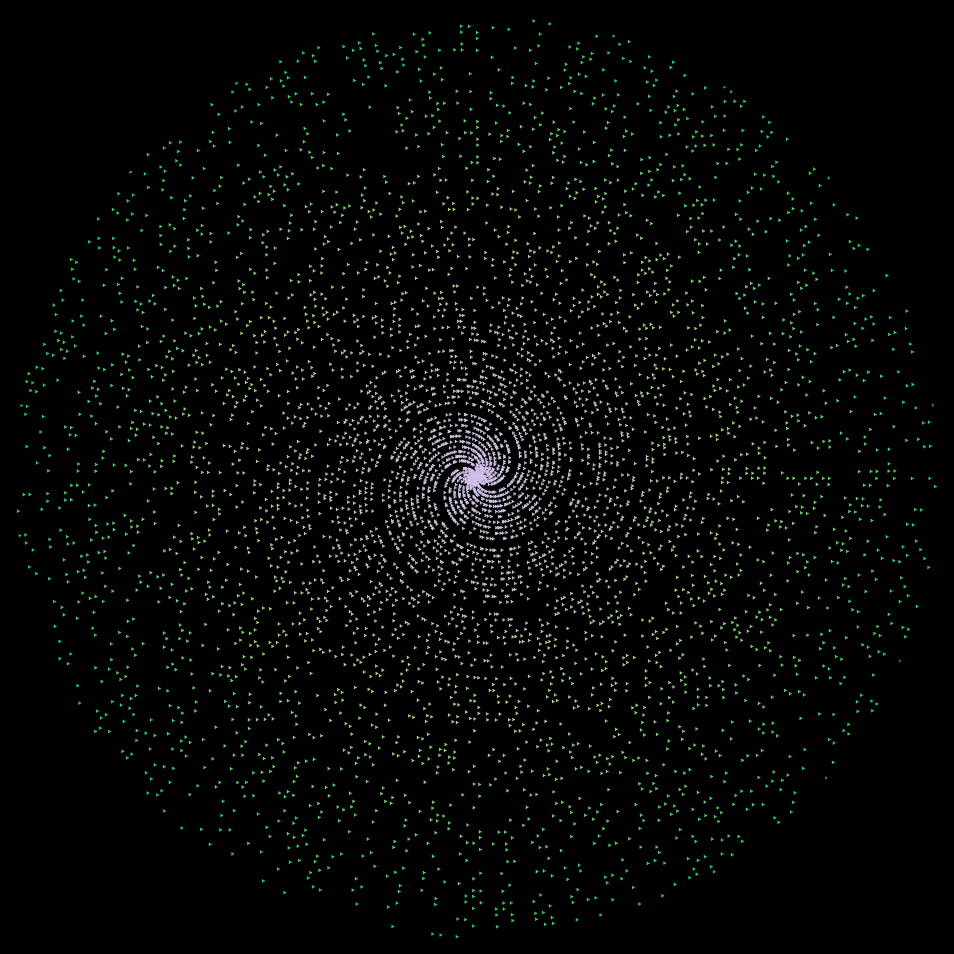
#> input picture rand_images/0.png, 1908 x 1907 px, found by its file name (shown at 1/2 size); its folder holds 4 pictures in this run
$ python grid_gen.py
#> lines starting #> are read from the running program, lines starting #| are printed output that depends on the picture
### gen_scripts/next_fp_gen.py
import os

def gen_next_filepath(directory, logging=False, abbr=""):
#> called with directory = 'grid_images', logging = False, abbr = 'grid'
    if not os.path.exists(directory):
        os.makedirs(directory)
    existing_files = os.listdir(directory)
    numbers = []
    for filepath in existing_files:
        if filepath.endswith(".png"):
            filename = str(filepath.split('.')[0])
            if filename.startswith(abbr):
                try:
                    num = int(filename.removeprefix(abbr))
                    numbers.append(num)
                except ValueError:
                    pass
    next_number = 0
    while next_number in numbers:
        next_number += 1
    if logging:
        print("Found filepath at", os.path.join(directory, f"{abbr}{next_number}.png"))
    return (os.path.join(directory, f"{abbr}{next_number}.png"), next_number)


# [4 lines that do not run on import are left out]

### gen_scripts/grid_gen.py
from PIL import Image
from gen_scripts.next_fp_gen import gen_next_filepath
import os

def grid_gen(inpath: str="rand_images", outpath: str="grid_images", side=4, startnum=0, max_size=(3000, 3000), open=True):
    filepath = gen_next_filepath(outpath, False, "grid")[0]
    images = []

    for i in range(startnum, startnum + side**2, 1):
        img_path = os.path.join(inpath, f'{i}.png')
        img = Image.open(img_path)
#> img is the input picture: PIL image 1908x1907 RGBA; mean R, G, B, A 4.8, 7.1, 4.9, 255

        img.thumbnail((max_size[0] // side, max_size[1] // side))
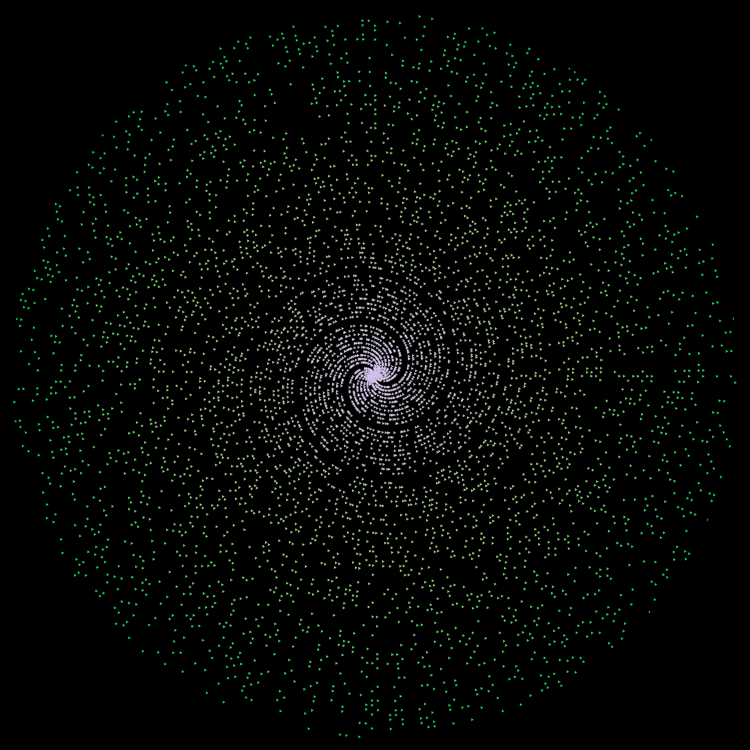
#> img: PIL image 750x750 RGBA; mean R, G, B, A 5, 7.5, 5.1, 255

        images.append(img)
#> pass 2 of the loop in grid_gen, `for i in range(startnum, startnum + side**2, 1):`:
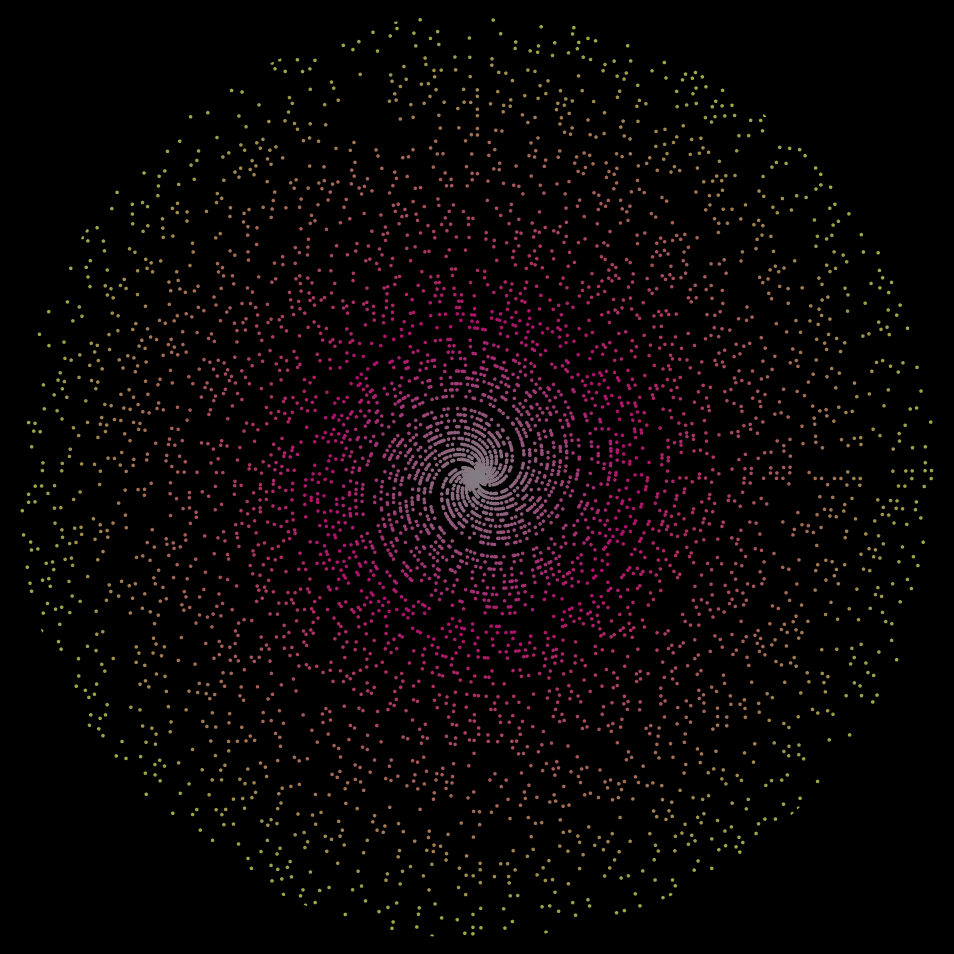
#> input picture rand_images/1.png, 1908 x 1907 px, found by its file name (shown at 1/2 size)
#> in grid_gen, img is the input picture: PIL image 1908x1907 RGBA; mean R, G, B, A 8.5, 4.4, 5.1, 255
#> in grid_gen, `img.thumbnail((max_size[0] // side, max_size[1] // side))`:
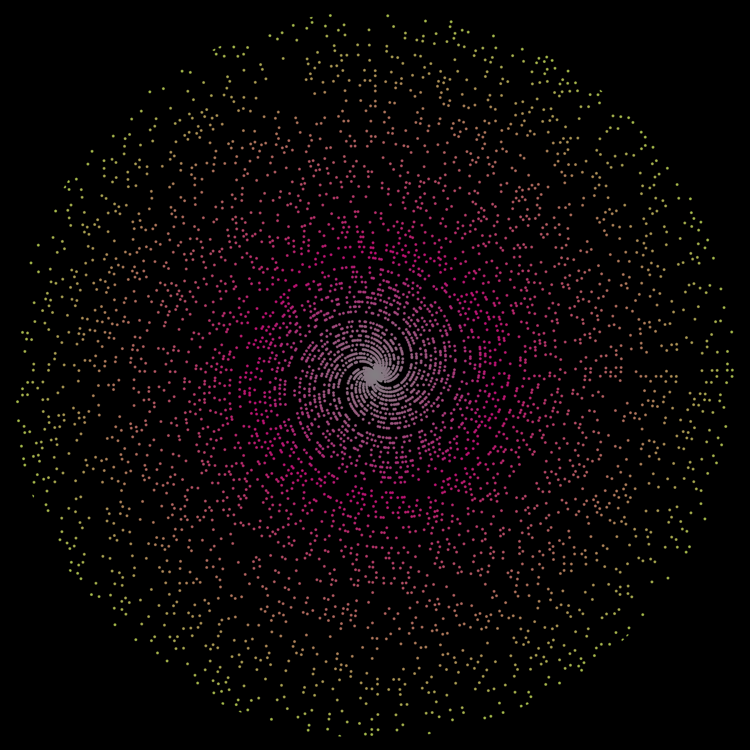
#> img: PIL image 750x750 RGBA; mean R, G, B, A 8.8, 4.6, 5.3, 255

    img_width, img_height = images[0].size

    grid_width = side * img_width
    grid_height = side * img_height

    if grid_width > max_size[0] or grid_height > max_size[1]:
        scaling_factor = min(max_size[0] / grid_width, max_size[1] / grid_height)
        grid_width = int(grid_width * scaling_factor)
        grid_height = int(grid_height * scaling_factor)

    grid_image = Image.new('RGB', (grid_width, grid_height))

    for i, img in enumerate(images):
        row = i // side
        col = i % side
        grid_image.paste(img, (col * img_width, row * img_height))

    grid_image.save(filepath)

    if open:
        grid_image.show()

if __name__ != "__main__":
    print("imported module grid_gen")
else:
#> (the run stopped early here; a loop or call above may not have finished)
